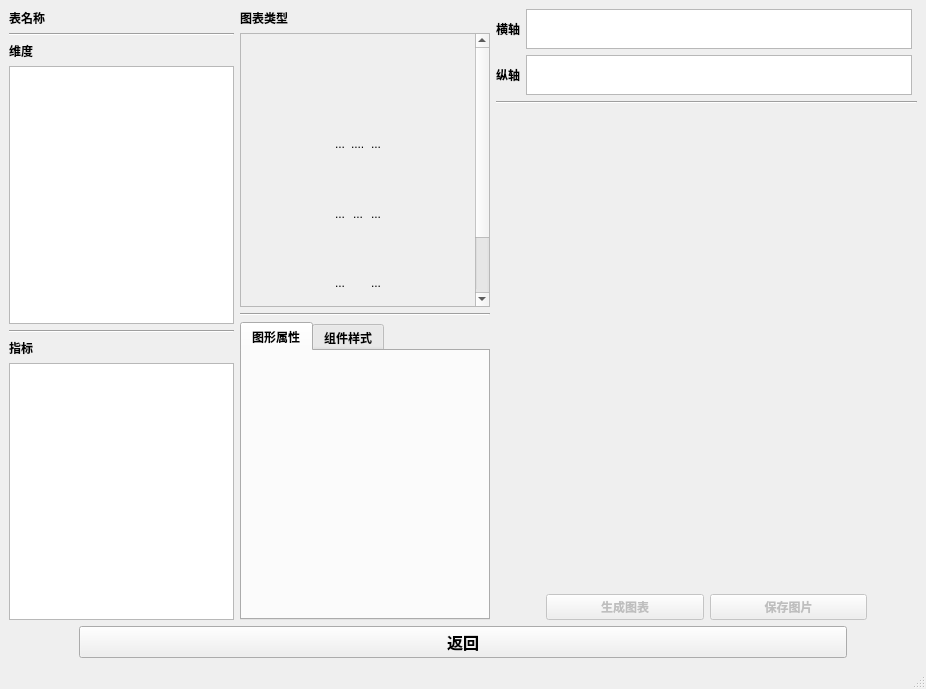
<?xml version="1.0" encoding="UTF-8"?>
<ui version="4.0">
 <class>DataVisualizationWin</class>
 <widget class="QMainWindow" name="DataVisualizationWin">
  <property name="geometry">
   <rect>
    <x>0</x>
    <y>0</y>
    <width>926</width>
    <height>689</height>
   </rect>
  </property>
  <property name="windowTitle">
   <string>数据可视化</string>
  </property>
  <property name="windowIcon">
   <iconset>
    <normaloff>icon/icon.ico</normaloff>icon/icon.ico</iconset>
  </property>
  <widget class="QWidget" name="centralwidget">
   <layout class="QHBoxLayout" name="horizontalLayout_win">
    <item>
     <layout class="QVBoxLayout" name="horizontalLayout_main">
      <item>
       <layout class="QHBoxLayout" name="horizontalLayout_UI" stretch="0,0,1">
        <item>
         <layout class="QVBoxLayout" name="verticalLayout_parameter">
          <property name="sizeConstraint">
           <enum>QLayout::SetDefaultConstraint</enum>
          </property>
          <item alignment="Qt::AlignTop">
           <widget class="QLabel" name="tableNameLabel">
            <property name="font">
             <font>
              <family>微软雅黑</family>
              <weight>75</weight>
              <bold>true</bold>
             </font>
            </property>
            <property name="text">
             <string>表名称</string>
            </property>
           </widget>
          </item>
          <item>
           <widget class="Line" name="line">
            <property name="sizePolicy">
             <sizepolicy hsizetype="Preferred" vsizetype="Fixed">
              <horstretch>0</horstretch>
              <verstretch>0</verstretch>
             </sizepolicy>
            </property>
            <property name="baseSize">
             <size>
              <width>0</width>
              <height>20</height>
             </size>
            </property>
            <property name="orientation">
             <enum>Qt::Horizontal</enum>
            </property>
           </widget>
          </item>
          <item>
           <layout class="QVBoxLayout" name="verticalLayout_dimension">
            <item alignment="Qt::AlignVCenter">
             <widget class="QLabel" name="label_2">
              <property name="font">
               <font>
                <family>微软雅黑</family>
                <weight>75</weight>
                <bold>true</bold>
               </font>
              </property>
              <property name="text">
               <string>维度</string>
              </property>
             </widget>
            </item>
            <item>
             <widget class="QListWidget" name="listWidget_dimension">
              <property name="sizePolicy">
               <sizepolicy hsizetype="Fixed" vsizetype="Expanding">
                <horstretch>0</horstretch>
                <verstretch>0</verstretch>
               </sizepolicy>
              </property>
              <property name="minimumSize">
               <size>
                <width>0</width>
                <height>0</height>
               </size>
              </property>
              <property name="maximumSize">
               <size>
                <width>225</width>
                <height>16777215</height>
               </size>
              </property>
              <property name="baseSize">
               <size>
                <width>0</width>
                <height>0</height>
               </size>
              </property>
              <property name="dragEnabled">
               <bool>true</bool>
              </property>
              <property name="dragDropMode">
               <enum>QAbstractItemView::InternalMove</enum>
              </property>
             </widget>
            </item>
           </layout>
          </item>
          <item>
           <widget class="Line" name="line_2">
            <property name="orientation">
             <enum>Qt::Horizontal</enum>
            </property>
           </widget>
          </item>
          <item>
           <layout class="QVBoxLayout" name="verticalLayout_indicator">
            <item alignment="Qt::AlignVCenter">
             <widget class="QLabel" name="label_3">
              <property name="font">
               <font>
                <family>微软雅黑</family>
                <weight>75</weight>
                <bold>true</bold>
               </font>
              </property>
              <property name="text">
               <string>指标</string>
              </property>
             </widget>
            </item>
            <item>
             <widget class="QListWidget" name="listWidget_indicator">
              <property name="sizePolicy">
               <sizepolicy hsizetype="Fixed" vsizetype="Expanding">
                <horstretch>0</horstretch>
                <verstretch>0</verstretch>
               </sizepolicy>
              </property>
              <property name="maximumSize">
               <size>
                <width>225</width>
                <height>16777215</height>
               </size>
              </property>
              <property name="dragEnabled">
               <bool>true</bool>
              </property>
              <property name="dragDropMode">
               <enum>QAbstractItemView::DragOnly</enum>
              </property>
             </widget>
            </item>
           </layout>
          </item>
         </layout>
        </item>
        <item>
         <layout class="QVBoxLayout" name="verticalLayout_7" stretch="1,0,1">
          <item>
           <layout class="QVBoxLayout" name="verticalLayout">
            <item alignment="Qt::AlignTop">
             <widget class="QLabel" name="graphTypeLabel">
              <property name="font">
               <font>
                <family>微软雅黑</family>
                <weight>75</weight>
                <bold>true</bold>
               </font>
              </property>
              <property name="text">
               <string>图表类型</string>
              </property>
             </widget>
            </item>
            <item alignment="Qt::AlignHCenter">
             <widget class="QScrollArea" name="scrollArea">
              <property name="sizePolicy">
               <sizepolicy hsizetype="Fixed" vsizetype="Expanding">
                <horstretch>0</horstretch>
                <verstretch>0</verstretch>
               </sizepolicy>
              </property>
              <property name="minimumSize">
               <size>
                <width>250</width>
                <height>0</height>
               </size>
              </property>
              <property name="maximumSize">
               <size>
                <width>250</width>
                <height>16777215</height>
               </size>
              </property>
              <property name="horizontalScrollBarPolicy">
               <enum>Qt::ScrollBarAlwaysOff</enum>
              </property>
              <property name="widgetResizable">
               <bool>true</bool>
              </property>
              <widget class="QWidget" name="scrollAreaWidgetContents">
               <property name="geometry">
                <rect>
                 <x>0</x>
                 <y>0</y>
                 <width>248</width>
                 <height>350</height>
                </rect>
               </property>
               <layout class="QVBoxLayout" name="verticalLayout_2">
                <property name="leftMargin">
                 <number>0</number>
                </property>
                <property name="topMargin">
                 <number>0</number>
                </property>
                <property name="rightMargin">
                 <number>0</number>
                </property>
                <property name="bottomMargin">
                 <number>0</number>
                </property>
                <item alignment="Qt::AlignHCenter">
                 <widget class="QWidget" name="widget_graph" native="true">
                  <property name="minimumSize">
                   <size>
                    <width>0</width>
                    <height>350</height>
                   </size>
                  </property>
                  <layout class="QHBoxLayout" name="horizontalLayout_2">
                   <property name="leftMargin">
                    <number>0</number>
                   </property>
                   <property name="topMargin">
                    <number>12</number>
                   </property>
                   <property name="rightMargin">
                    <number>0</number>
                   </property>
                   <property name="bottomMargin">
                    <number>0</number>
                   </property>
                   <item>
                    <layout class="QGridLayout" name="gridLayout">
                     <item row="0" column="0" alignment="Qt::AlignHCenter">
                      <widget class="ClickableLabel" name="label_line_chart">
                       <property name="sizePolicy">
                        <sizepolicy hsizetype="Preferred" vsizetype="Preferred">
                         <horstretch>0</horstretch>
                         <verstretch>0</verstretch>
                        </sizepolicy>
                       </property>
                       <property name="maximumSize">
                        <size>
                         <width>60</width>
                         <height>60</height>
                        </size>
                       </property>
                       <property name="toolTip">
                        <string>line chart</string>
                       </property>
                       <property name="text">
                        <string/>
                       </property>
                       <property name="pixmap">
                        <pixmap>icon/line_chart.png</pixmap>
                       </property>
                       <property name="scaledContents">
                        <bool>true</bool>
                       </property>
                      </widget>
                     </item>
                     <item row="1" column="0" alignment="Qt::AlignHCenter">
                      <widget class="ClickableLabel" name="label_10">
                       <property name="text">
                        <string>...</string>
                       </property>
                      </widget>
                     </item>
                     <item row="2" column="2" alignment="Qt::AlignHCenter">
                      <widget class="ClickableLabel" name="label_18">
                       <property name="text">
                        <string>...</string>
                       </property>
                      </widget>
                     </item>
                     <item row="2" column="1" alignment="Qt::AlignHCenter">
                      <widget class="ClickableLabel" name="label_13">
                       <property name="text">
                        <string>...</string>
                       </property>
                      </widget>
                     </item>
                     <item row="1" column="2" alignment="Qt::AlignHCenter">
                      <widget class="ClickableLabel" name="label_16">
                       <property name="text">
                        <string>...</string>
                       </property>
                      </widget>
                     </item>
                     <item row="0" column="1" alignment="Qt::AlignHCenter">
                      <widget class="ClickableLabel" name="label_pie_chart">
                       <property name="sizePolicy">
                        <sizepolicy hsizetype="Preferred" vsizetype="Preferred">
                         <horstretch>0</horstretch>
                         <verstretch>0</verstretch>
                        </sizepolicy>
                       </property>
                       <property name="maximumSize">
                        <size>
                         <width>60</width>
                         <height>60</height>
                        </size>
                       </property>
                       <property name="toolTip">
                        <string>pie chart</string>
                       </property>
                       <property name="text">
                        <string/>
                       </property>
                       <property name="pixmap">
                        <pixmap>icon/pie_chart.png</pixmap>
                       </property>
                       <property name="scaledContents">
                        <bool>true</bool>
                       </property>
                      </widget>
                     </item>
                     <item row="4" column="0" alignment="Qt::AlignHCenter">
                      <widget class="ClickableLabel" name="label_7">
                       <property name="text">
                        <string>...</string>
                       </property>
                      </widget>
                     </item>
                     <item row="0" column="2" alignment="Qt::AlignHCenter">
                      <widget class="ClickableLabel" name="label_histogram">
                       <property name="maximumSize">
                        <size>
                         <width>60</width>
                         <height>60</height>
                        </size>
                       </property>
                       <property name="toolTip">
                        <string>histogram</string>
                       </property>
                       <property name="text">
                        <string/>
                       </property>
                       <property name="pixmap">
                        <pixmap>icon/histogram.png</pixmap>
                       </property>
                       <property name="scaledContents">
                        <bool>true</bool>
                       </property>
                      </widget>
                     </item>
                     <item row="3" column="0" alignment="Qt::AlignHCenter">
                      <widget class="ClickableLabel" name="label_8">
                       <property name="text">
                        <string>...</string>
                       </property>
                      </widget>
                     </item>
                     <item row="3" column="2" alignment="Qt::AlignHCenter">
                      <widget class="ClickableLabel" name="label_17">
                       <property name="text">
                        <string>...</string>
                       </property>
                      </widget>
                     </item>
                     <item row="1" column="1" alignment="Qt::AlignHCenter">
                      <widget class="ClickableLabel" name="label_14">
                       <property name="text">
                        <string>....</string>
                       </property>
                      </widget>
                     </item>
                     <item row="2" column="0" alignment="Qt::AlignHCenter">
                      <widget class="ClickableLabel" name="label_9">
                       <property name="text">
                        <string>...</string>
                       </property>
                      </widget>
                     </item>
                    </layout>
                   </item>
                  </layout>
                 </widget>
                </item>
               </layout>
              </widget>
             </widget>
            </item>
           </layout>
          </item>
          <item>
           <widget class="Line" name="line_3">
            <property name="orientation">
             <enum>Qt::Horizontal</enum>
            </property>
           </widget>
          </item>
          <item>
           <layout class="QVBoxLayout" name="verticalLayout_4">
            <item>
             <widget class="QTabWidget" name="tabWidget">
              <property name="sizePolicy">
               <sizepolicy hsizetype="Fixed" vsizetype="Expanding">
                <horstretch>0</horstretch>
                <verstretch>0</verstretch>
               </sizepolicy>
              </property>
              <property name="minimumSize">
               <size>
                <width>250</width>
                <height>0</height>
               </size>
              </property>
              <property name="maximumSize">
               <size>
                <width>250</width>
                <height>16777215</height>
               </size>
              </property>
              <property name="font">
               <font>
                <family>微软雅黑</family>
                <weight>75</weight>
                <bold>true</bold>
               </font>
              </property>
              <property name="currentIndex">
               <number>0</number>
              </property>
              <widget class="QWidget" name="property_tab">
               <property name="sizePolicy">
                <sizepolicy hsizetype="Fixed" vsizetype="Preferred">
                 <horstretch>0</horstretch>
                 <verstretch>0</verstretch>
                </sizepolicy>
               </property>
               <attribute name="title">
                <string>图形属性</string>
               </attribute>
               <layout class="QVBoxLayout" name="verticalLayout_5">
                <property name="leftMargin">
                 <number>0</number>
                </property>
                <property name="topMargin">
                 <number>0</number>
                </property>
                <property name="rightMargin">
                 <number>0</number>
                </property>
                <property name="bottomMargin">
                 <number>0</number>
                </property>
                <item alignment="Qt::AlignHCenter">
                 <widget class="propertyForm" name="widget_property" native="true">
                  <property name="sizePolicy">
                   <sizepolicy hsizetype="Fixed" vsizetype="Preferred">
                    <horstretch>0</horstretch>
                    <verstretch>0</verstretch>
                   </sizepolicy>
                  </property>
                  <property name="minimumSize">
                   <size>
                    <width>245</width>
                    <height>0</height>
                   </size>
                  </property>
                  <property name="maximumSize">
                   <size>
                    <width>245</width>
                    <height>16777215</height>
                   </size>
                  </property>
                 </widget>
                </item>
               </layout>
              </widget>
              <widget class="QWidget" name="style_tab">
               <attribute name="title">
                <string>组件样式</string>
               </attribute>
              </widget>
             </widget>
            </item>
           </layout>
          </item>
         </layout>
        </item>
        <item>
         <layout class="QVBoxLayout" name="verticalLayout_6" stretch="0,0,0,1,0">
          <item>
           <layout class="QHBoxLayout" name="horizontalLayout_4">
            <property name="rightMargin">
             <number>5</number>
            </property>
            <item>
             <widget class="QLabel" name="horizontal_label">
              <property name="font">
               <font>
                <family>微软雅黑</family>
                <weight>75</weight>
                <bold>true</bold>
               </font>
              </property>
              <property name="text">
               <string>横轴</string>
              </property>
             </widget>
            </item>
            <item>
             <widget class="QListWidget" name="listWidget_horizontal">
              <property name="sizePolicy">
               <sizepolicy hsizetype="Expanding" vsizetype="Fixed">
                <horstretch>0</horstretch>
                <verstretch>0</verstretch>
               </sizepolicy>
              </property>
              <property name="maximumSize">
               <size>
                <width>16777215</width>
                <height>40</height>
               </size>
              </property>
              <property name="verticalScrollBarPolicy">
               <enum>Qt::ScrollBarAlwaysOff</enum>
              </property>
              <property name="dragDropOverwriteMode">
               <bool>false</bool>
              </property>
              <property name="dragDropMode">
               <enum>QAbstractItemView::DropOnly</enum>
              </property>
              <property name="flow">
               <enum>QListView::LeftToRight</enum>
              </property>
             </widget>
            </item>
           </layout>
          </item>
          <item>
           <layout class="QHBoxLayout" name="horizontalLayout_3">
            <property name="rightMargin">
             <number>5</number>
            </property>
            <item>
             <widget class="QLabel" name="vertical_label">
              <property name="font">
               <font>
                <family>微软雅黑</family>
                <weight>75</weight>
                <bold>true</bold>
               </font>
              </property>
              <property name="text">
               <string>纵轴</string>
              </property>
             </widget>
            </item>
            <item>
             <widget class="QListWidget" name="listWidget_vertical">
              <property name="sizePolicy">
               <sizepolicy hsizetype="Expanding" vsizetype="Fixed">
                <horstretch>0</horstretch>
                <verstretch>0</verstretch>
               </sizepolicy>
              </property>
              <property name="maximumSize">
               <size>
                <width>16777215</width>
                <height>40</height>
               </size>
              </property>
              <property name="verticalScrollBarPolicy">
               <enum>Qt::ScrollBarAlwaysOff</enum>
              </property>
              <property name="dragDropMode">
               <enum>QAbstractItemView::DropOnly</enum>
              </property>
              <property name="flow">
               <enum>QListView::LeftToRight</enum>
              </property>
              <property name="spacing">
               <number>0</number>
              </property>
             </widget>
            </item>
           </layout>
          </item>
          <item>
           <widget class="Line" name="line_4">
            <property name="orientation">
             <enum>Qt::Horizontal</enum>
            </property>
           </widget>
          </item>
          <item>
           <widget class="MplWidget" name="mplwidget" native="true"/>
          </item>
          <item>
           <layout class="QHBoxLayout" name="horizontalLayout_5">
            <item>
             <spacer name="horizontalSpacer">
              <property name="orientation">
               <enum>Qt::Horizontal</enum>
              </property>
              <property name="sizeType">
               <enum>QSizePolicy::Fixed</enum>
              </property>
              <property name="sizeHint" stdset="0">
               <size>
                <width>50</width>
                <height>20</height>
               </size>
              </property>
             </spacer>
            </item>
            <item>
             <widget class="QPushButton" name="generateButton">
              <property name="enabled">
               <bool>false</bool>
              </property>
              <property name="font">
               <font>
                <family>微软雅黑</family>
                <weight>75</weight>
                <bold>true</bold>
               </font>
              </property>
              <property name="text">
               <string>生成图表</string>
              </property>
             </widget>
            </item>
            <item>
             <widget class="QPushButton" name="saveButton">
              <property name="enabled">
               <bool>false</bool>
              </property>
              <property name="font">
               <font>
                <family>微软雅黑</family>
                <weight>75</weight>
                <bold>true</bold>
               </font>
              </property>
              <property name="text">
               <string>保存图片</string>
              </property>
             </widget>
            </item>
            <item>
             <spacer name="horizontalSpacer_2">
              <property name="orientation">
               <enum>Qt::Horizontal</enum>
              </property>
              <property name="sizeType">
               <enum>QSizePolicy::Fixed</enum>
              </property>
              <property name="sizeHint" stdset="0">
               <size>
                <width>50</width>
                <height>20</height>
               </size>
              </property>
             </spacer>
            </item>
           </layout>
          </item>
         </layout>
        </item>
       </layout>
      </item>
      <item>
       <layout class="QHBoxLayout" name="horizontalLayout">
        <item>
         <spacer name="horizontalSpacer_3">
          <property name="orientation">
           <enum>Qt::Horizontal</enum>
          </property>
          <property name="sizeType">
           <enum>QSizePolicy::Fixed</enum>
          </property>
          <property name="sizeHint" stdset="0">
           <size>
            <width>70</width>
            <height>20</height>
           </size>
          </property>
         </spacer>
        </item>
        <item>
         <widget class="QPushButton" name="backButton">
          <property name="font">
           <font>
            <family>微软雅黑</family>
            <pointsize>12</pointsize>
            <weight>75</weight>
            <bold>true</bold>
           </font>
          </property>
          <property name="text">
           <string>返回</string>
          </property>
         </widget>
        </item>
        <item>
         <spacer name="horizontalSpacer_4">
          <property name="orientation">
           <enum>Qt::Horizontal</enum>
          </property>
          <property name="sizeType">
           <enum>QSizePolicy::Fixed</enum>
          </property>
          <property name="sizeHint" stdset="0">
           <size>
            <width>70</width>
            <height>20</height>
           </size>
          </property>
         </spacer>
        </item>
       </layout>
      </item>
     </layout>
    </item>
   </layout>
  </widget>
  <widget class="QMenuBar" name="menubar">
   <property name="geometry">
    <rect>
     <x>0</x>
     <y>0</y>
     <width>926</width>
     <height>22</height>
    </rect>
   </property>
  </widget>
  <widget class="QStatusBar" name="statusbar">
   <property name="styleSheet">
    <string notr="true">QStatusBar
{
	color: rgb(255, 0, 0);
}</string>
   </property>
  </widget>
 </widget>
 <customwidgets>
  <customwidget>
   <class>MplWidget</class>
   <extends>QWidget</extends>
   <header>.mplwidget.h</header>
   <container>1</container>
   <slots>
    <slot>plot()</slot>
   </slots>
  </customwidget>
  <customwidget>
   <class>ClickableLabel</class>
   <extends>QLabel</extends>
   <header>.clickablelabel.h</header>
   <slots>
    <signal>clicked()</signal>
   </slots>
  </customwidget>
  <customwidget>
   <class>propertyForm</class>
   <extends>QWidget</extends>
   <header>.propertyForm.h</header>
   <container>1</container>
  </customwidget>
 </customwidgets>
 <resources/>
 <connections>
  <connection>
   <sender>backButton</sender>
   <signal>clicked()</signal>
   <receiver>DataVisualizationWin</receiver>
   <slot>backClicked()</slot>
   <hints>
    <hint type="sourcelabel">
     <x>380</x>
     <y>643</y>
    </hint>
    <hint type="destinationlabel">
     <x>907</x>
     <y>627</y>
    </hint>
   </hints>
  </connection>
  <connection>
   <sender>listWidget_horizontal</sender>
   <signal>itemDoubleClicked(QListWidgetItem*)</signal>
   <receiver>DataVisualizationWin</receiver>
   <slot>horizontalParamRemove()</slot>
   <hints>
    <hint type="sourcelabel">
     <x>905</x>
     <y>77</y>
    </hint>
    <hint type="destinationlabel">
     <x>521</x>
     <y>34</y>
    </hint>
   </hints>
  </connection>
  <connection>
   <sender>listWidget_vertical</sender>
   <signal>itemDoubleClicked(QListWidgetItem*)</signal>
   <receiver>DataVisualizationWin</receiver>
   <slot>verticalParamRemove()</slot>
   <hints>
    <hint type="sourcelabel">
     <x>905</x>
     <y>129</y>
    </hint>
    <hint type="destinationlabel">
     <x>519</x>
     <y>84</y>
    </hint>
   </hints>
  </connection>
  <connection>
   <sender>label_line_chart</sender>
   <signal>clicked()</signal>
   <receiver>DataVisualizationWin</receiver>
   <slot>graphTypeClicked()</slot>
   <hints>
    <hint type="sourcelabel">
     <x>324</x>
     <y>93</y>
    </hint>
    <hint type="destinationlabel">
     <x>247</x>
     <y>45</y>
    </hint>
   </hints>
  </connection>
  <connection>
   <sender>label_pie_chart</sender>
   <signal>clicked()</signal>
   <receiver>DataVisualizationWin</receiver>
   <slot>graphTypeClicked()</slot>
   <hints>
    <hint type="sourcelabel">
     <x>390</x>
     <y>93</y>
    </hint>
    <hint type="destinationlabel">
     <x>341</x>
     <y>30</y>
    </hint>
   </hints>
  </connection>
  <connection>
   <sender>label_histogram</sender>
   <signal>clicked()</signal>
   <receiver>DataVisualizationWin</receiver>
   <slot>graphTypeClicked()</slot>
   <hints>
    <hint type="sourcelabel">
     <x>457</x>
     <y>93</y>
    </hint>
    <hint type="destinationlabel">
     <x>569</x>
     <y>28</y>
    </hint>
   </hints>
  </connection>
  <connection>
   <sender>label_10</sender>
   <signal>clicked()</signal>
   <receiver>DataVisualizationWin</receiver>
   <slot>graphTypeClicked()</slot>
   <hints>
    <hint type="sourcelabel">
     <x>316</x>
     <y>214</y>
    </hint>
    <hint type="destinationlabel">
     <x>653</x>
     <y>133</y>
    </hint>
   </hints>
  </connection>
  <connection>
   <sender>label_14</sender>
   <signal>clicked()</signal>
   <receiver>DataVisualizationWin</receiver>
   <slot>graphTypeClicked()</slot>
   <hints>
    <hint type="sourcelabel">
     <x>386</x>
     <y>214</y>
    </hint>
    <hint type="destinationlabel">
     <x>651</x>
     <y>191</y>
    </hint>
   </hints>
  </connection>
  <connection>
   <sender>label_16</sender>
   <signal>clicked()</signal>
   <receiver>DataVisualizationWin</receiver>
   <slot>graphTypeClicked()</slot>
   <hints>
    <hint type="sourcelabel">
     <x>452</x>
     <y>214</y>
    </hint>
    <hint type="destinationlabel">
     <x>649</x>
     <y>238</y>
    </hint>
   </hints>
  </connection>
  <connection>
   <sender>label_9</sender>
   <signal>clicked()</signal>
   <receiver>DataVisualizationWin</receiver>
   <slot>graphTypeClicked()</slot>
   <hints>
    <hint type="sourcelabel">
     <x>316</x>
     <y>280</y>
    </hint>
    <hint type="destinationlabel">
     <x>247</x>
     <y>291</y>
    </hint>
   </hints>
  </connection>
  <connection>
   <sender>label_13</sender>
   <signal>clicked()</signal>
   <receiver>DataVisualizationWin</receiver>
   <slot>graphTypeClicked()</slot>
   <hints>
    <hint type="sourcelabel">
     <x>384</x>
     <y>280</y>
    </hint>
    <hint type="destinationlabel">
     <x>250</x>
     <y>346</y>
    </hint>
   </hints>
  </connection>
  <connection>
   <sender>label_18</sender>
   <signal>clicked()</signal>
   <receiver>DataVisualizationWin</receiver>
   <slot>graphTypeClicked()</slot>
   <hints>
    <hint type="sourcelabel">
     <x>452</x>
     <y>280</y>
    </hint>
    <hint type="destinationlabel">
     <x>252</x>
     <y>409</y>
    </hint>
   </hints>
  </connection>
  <connection>
   <sender>label_17</sender>
   <signal>clicked()</signal>
   <receiver>DataVisualizationWin</receiver>
   <slot>graphTypeClicked()</slot>
   <hints>
    <hint type="sourcelabel">
     <x>452</x>
     <y>345</y>
    </hint>
    <hint type="destinationlabel">
     <x>651</x>
     <y>306</y>
    </hint>
   </hints>
  </connection>
  <connection>
   <sender>label_8</sender>
   <signal>clicked()</signal>
   <receiver>DataVisualizationWin</receiver>
   <slot>graphTypeClicked()</slot>
   <hints>
    <hint type="sourcelabel">
     <x>316</x>
     <y>345</y>
    </hint>
    <hint type="destinationlabel">
     <x>252</x>
     <y>207</y>
    </hint>
   </hints>
  </connection>
  <connection>
   <sender>label_7</sender>
   <signal>clicked()</signal>
   <receiver>DataVisualizationWin</receiver>
   <slot>graphTypeClicked()</slot>
   <hints>
    <hint type="sourcelabel">
     <x>316</x>
     <y>413</y>
    </hint>
    <hint type="destinationlabel">
     <x>462</x>
     <y>344</y>
    </hint>
   </hints>
  </connection>
  <connection>
   <sender>generateButton</sender>
   <signal>clicked()</signal>
   <receiver>DataVisualizationWin</receiver>
   <slot>generateGraph()</slot>
   <hints>
    <hint type="sourcelabel">
     <x>713</x>
     <y>610</y>
    </hint>
    <hint type="destinationlabel">
     <x>917</x>
     <y>599</y>
    </hint>
   </hints>
  </connection>
  <connection>
   <sender>listWidget_horizontal</sender>
   <signal>itemChanged(QListWidgetItem*)</signal>
   <receiver>DataVisualizationWin</receiver>
   <slot>parameterAddedHorizontal()</slot>
   <hints>
    <hint type="sourcelabel">
     <x>748</x>
     <y>52</y>
    </hint>
    <hint type="destinationlabel">
     <x>736</x>
     <y>28</y>
    </hint>
   </hints>
  </connection>
  <connection>
   <sender>listWidget_vertical</sender>
   <signal>itemChanged(QListWidgetItem*)</signal>
   <receiver>DataVisualizationWin</receiver>
   <slot>parameterAddedVertical()</slot>
   <hints>
    <hint type="sourcelabel">
     <x>704</x>
     <y>98</y>
    </hint>
    <hint type="destinationlabel">
     <x>650</x>
     <y>74</y>
    </hint>
   </hints>
  </connection>
  <connection>
   <sender>saveButton</sender>
   <signal>clicked()</signal>
   <receiver>DataVisualizationWin</receiver>
   <slot>saveGraph()</slot>
   <hints>
    <hint type="sourcelabel">
     <x>851</x>
     <y>610</y>
    </hint>
    <hint type="destinationlabel">
     <x>540</x>
     <y>591</y>
    </hint>
   </hints>
  </connection>
 </connections>
 <slots>
  <slot>backClicked()</slot>
  <slot>horizontalParamRemove()</slot>
  <slot>verticalParamRemove()</slot>
  <slot>graphTypeClicked()</slot>
  <slot>generateGraph()</slot>
  <slot>parameterAddedHorizontal()</slot>
  <slot>parameterAddedVertical()</slot>
  <slot>saveGraph()</slot>
 </slots>
</ui>
